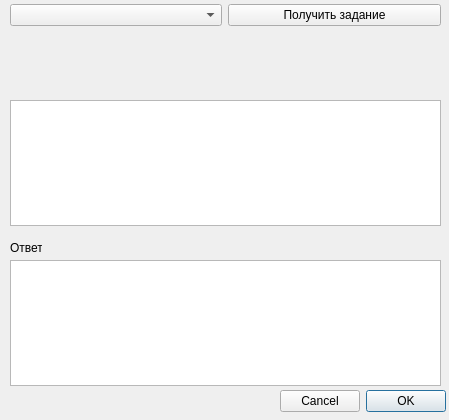
<?xml version="1.0" encoding="UTF-8"?>
<ui version="4.0">
 <class>Task</class>
 <widget class="QDialog" name="Task">
  <property name="geometry">
   <rect>
    <x>0</x>
    <y>0</y>
    <width>449</width>
    <height>420</height>
   </rect>
  </property>
  <property name="windowTitle">
   <string>Dialog</string>
  </property>
  <property name="layoutDirection">
   <enum>Qt::RightToLeft</enum>
  </property>
  <widget class="QPlainTextEdit" name="plainTextEditAnswer">
   <property name="geometry">
    <rect>
     <x>10</x>
     <y>260</y>
     <width>431</width>
     <height>126</height>
    </rect>
   </property>
   <property name="layoutDirection">
    <enum>Qt::LeftToRight</enum>
   </property>
   <property name="lineWrapMode">
    <enum>QPlainTextEdit::NoWrap</enum>
   </property>
  </widget>
  <widget class="QWidget" name="horizontalLayoutWidget">
   <property name="geometry">
    <rect>
     <x>10</x>
     <y>0</y>
     <width>431</width>
     <height>31</height>
    </rect>
   </property>
   <layout class="QHBoxLayout" name="horizontalLayout">
    <item>
     <widget class="QPushButton" name="pushButtonGetTask">
      <property name="layoutDirection">
       <enum>Qt::LeftToRight</enum>
      </property>
      <property name="text">
       <string>Получить задание</string>
      </property>
     </widget>
    </item>
    <item>
     <widget class="QComboBox" name="comboBoxCategories">
      <property name="layoutDirection">
       <enum>Qt::LeftToRight</enum>
      </property>
     </widget>
    </item>
   </layout>
  </widget>
  <widget class="QLabel" name="labelTask">
   <property name="geometry">
    <rect>
     <x>10</x>
     <y>40</y>
     <width>431</width>
     <height>41</height>
    </rect>
   </property>
   <property name="layoutDirection">
    <enum>Qt::LeftToRight</enum>
   </property>
   <property name="autoFillBackground">
    <bool>true</bool>
   </property>
   <property name="text">
    <string/>
   </property>
  </widget>
  <widget class="QPlainTextEdit" name="plainTextEditVariant">
   <property name="geometry">
    <rect>
     <x>10</x>
     <y>100</y>
     <width>431</width>
     <height>126</height>
    </rect>
   </property>
   <property name="layoutDirection">
    <enum>Qt::LeftToRight</enum>
   </property>
   <property name="lineWrapMode">
    <enum>QPlainTextEdit::NoWrap</enum>
   </property>
   <property name="readOnly">
    <bool>true</bool>
   </property>
  </widget>
  <widget class="QLabel" name="label">
   <property name="geometry">
    <rect>
     <x>10</x>
     <y>240</y>
     <width>32</width>
     <height>16</height>
    </rect>
   </property>
   <property name="text">
    <string>Ответ:</string>
   </property>
  </widget>
  <widget class="QDialogButtonBox" name="buttonBox">
   <property name="geometry">
    <rect>
     <x>280</x>
     <y>390</y>
     <width>171</width>
     <height>22</height>
    </rect>
   </property>
   <property name="layoutDirection">
    <enum>Qt::RightToLeft</enum>
   </property>
   <property name="orientation">
    <enum>Qt::Horizontal</enum>
   </property>
   <property name="standardButtons">
    <set>QDialogButtonBox::Cancel|QDialogButtonBox::Ok</set>
   </property>
  </widget>
 </widget>
 <resources/>
 <connections>
  <connection>
   <sender>buttonBox</sender>
   <signal>accepted()</signal>
   <receiver>Task</receiver>
   <slot>accept()</slot>
   <hints>
    <hint type="sourcelabel">
     <x>248</x>
     <y>254</y>
    </hint>
    <hint type="destinationlabel">
     <x>157</x>
     <y>274</y>
    </hint>
   </hints>
  </connection>
  <connection>
   <sender>buttonBox</sender>
   <signal>rejected()</signal>
   <receiver>Task</receiver>
   <slot>reject()</slot>
   <hints>
    <hint type="sourcelabel">
     <x>316</x>
     <y>260</y>
    </hint>
    <hint type="destinationlabel">
     <x>286</x>
     <y>274</y>
    </hint>
   </hints>
  </connection>
 </connections>
</ui>
